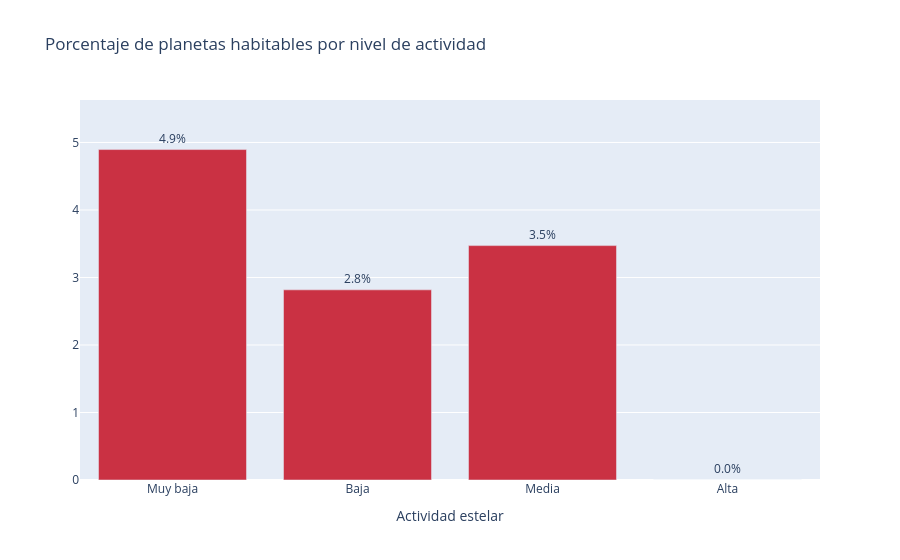

Source (notebook cell):
### Code cell
# Calculamos porcentaje de habitables por actividad
sub['act_bin'] = pd.Categorical(sub['act_bin'], 
                               categories=['Muy baja','Baja','Media','Alta'],
                               ordered=True)

summary = sub.groupby('act_bin')['tipo_tierra'].mean() * 100

fig = px.bar(
    summary.reset_index(),
    x='act_bin',
    y='tipo_tierra',
    color_discrete_sequence=['#CA3143'],
    labels={'act_bin':'Actividad estelar','tipo_tierra':''},
    title='Porcentaje de planetas habitables por nivel de actividad',
    text='tipo_tierra' # Porcentaje de los datos
)

# Formato del texto: 1 decimal + símbolo %
fig.update_traces(
    texttemplate='%{text:.1f}%', 
    textposition='outside'
)

# Dejamos espacio arriba para las etiquetas
fig.update_layout(
    yaxis_range=[0, summary.max()*1.15]
)

### Figure 1 — Plotly figure (JSON) as saved in the notebook; plotly's stock layout.template omitted (floating-point values rounded to 4 significant figures)
{"data": [{"hovertemplate": "Actividad estelar=%{x}<br>=%{text}<extra></extra>", "legendgroup": "", "marker": {"color": "#CA3143", "pattern": {"shape": ""}}, "name": "", "orientation": "v", "showlegend": false, "text": [4.895, 2.817, 3.472, 0.0], "textposition": "outside", "texttemplate": "%{text:.1f}%", "type": "bar", "x": ["Muy baja", "Baja", "Media", "Alta"], "xaxis": "x", "y": [4.895, 2.817, 3.472, 0.0], "yaxis": "y"}], "layout": {"barmode": "relative", "legend": {"tracegroupgap": 0}, "title": {"text": "Porcentaje de planetas habitables por nivel de actividad"}, "xaxis": {"anchor": "y", "domain": [0, 1], "title": {"text": "Actividad estelar"}}, "yaxis": {"anchor": "x", "domain": [0, 1], "range": [0, 5.629], "title": {"text": ""}}}}
